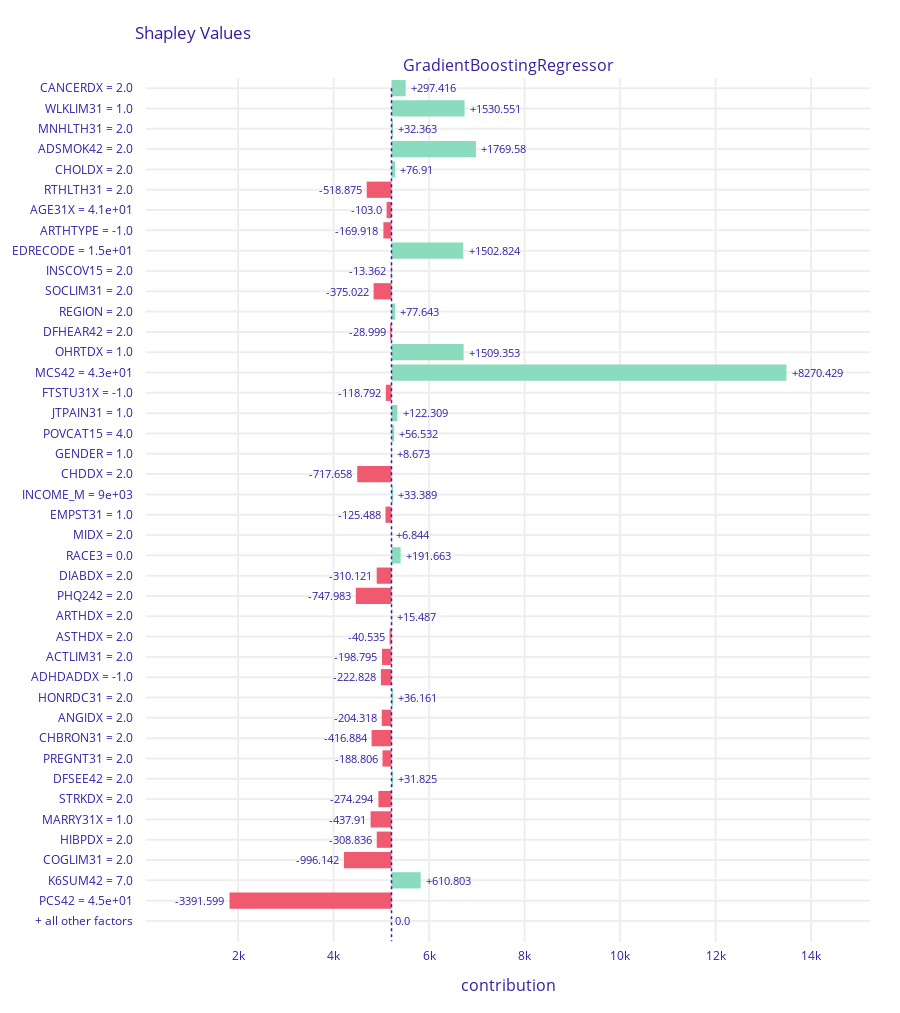

Here is the notebook cell this chart was saved with:
### Markdown cell above
### 3.GBM.1 Shapley

### Code cell
exp = explainer.Explainer(model=gbr, data=X_train_raw, y=y_train, model_type='regression')
exp_shap_gbr = exp.predict_parts(X_train_raw.iloc[0], type='shap')
exp_shap_gbr.plot(max_vars=42)

### Figure 1 — Plotly figure (JSON) as saved in the notebook; plotly's stock layout.template omitted (floating-point values rounded to 4 significant figures)
{"data": [{"base": 5212.0, "hoverinfo": "text", "hoverlabel": {"bgcolor": "rgba(0,0,0,0.8)"}, "hovertext": ["Average response: 5212.383<br>Prediction: 11270.117<br>CANCERDX = 2.0<br>increases average response <br>by 297.416", "Average response: 5212.383<br>Prediction: 11270.117<br>WLKLIM31 = 1.0<br>increases average response <br>by 1530.551", "Average response: 5212.383<br>Prediction: 11270.117<br>MNHLTH31 = 2.0<br>increases average response <br>by 32.363", "Average response: 5212.383<br>Prediction: 11270.117<br>ADSMOK42 = 2.0<br>increases average response <br>by 1769.58", "Average response: 5212.383<br>Prediction: 11270.117<br>CHOLDX = 2.0<br>increases average response <br>by 76.91", "Average response: 5212.383<br>Prediction: 11270.117<br>RTHLTH31 = 2.0<br>decreases average response <br>by 518.875", "Average response: 5212.383<br>Prediction: 11270.117<br>AGE31X = 4.1e+01<br>decreases average response <br>by 103.0", "Average response: 5212.383<br>Prediction: 11270.117<br>ARTHTYPE = -1.0<br>decreases average response <br>by 169.918", "Average response: 5212.383<br>Prediction: 11270.117<br>EDRECODE = 1.5e+01<br>increases average response <br>by 1502.824", "Average response: 5212.383<br>Prediction: 11270.117<br>INSCOV15 = 2.0<br>decreases average response <br>by 13.362", "Average response: 5212.383<br>Prediction: 11270.117<br>SOCLIM31 = 2.0<br>decreases average response <br>by 375.022", "Average response: 5212.383<br>Prediction: 11270.117<br>REGION = 2.0<br>increases average response <br>by 77.643", "Average response: 5212.383<br>Prediction: 11270.117<br>DFHEAR42 = 2.0<br>decreases average response <br>by 28.999", "Average response: 5212.383<br>Prediction: 11270.117<br>OHRTDX = 1.0<br>increases average response <br>by 1509.353", "Average response: 5212.383<br>Prediction: 11270.117<br>MCS42 = 4.3e+01<br>increases average response <br>by 8270.429", "Average response: 5212.383<br>Prediction: 11270.117<br>FTSTU31X = -1.0<br>decreases average response <br>by 118.792", "Average response: 5212.383<br>Prediction: 11270.117<br>JTPAIN31 = 1.0<br>increases average response <br>by 122.309", "Average response: 5212.383<br>Prediction: 11270.117<br>POVCAT15 = 4.0<br>increases average response <br>by 56.532", "Average response: 5212.383<br>Prediction: 11270.117<br>GENDER = 1.0<br>increases average response <br>by 8.673", "Average response: 5212.383<br>Prediction: 11270.117<br>CHDDX = 2.0<br>decreases average response <br>by 717.658", "Average response: 5212.383<br>Prediction: 11270.117<br>INCOME_M = 9e+03<br>increases average response <br>by 33.389", "Average response: 5212.383<br>Prediction: 11270.117<br>EMPST31 = 1.0<br>decreases average response <br>by 125.488", "Average response: 5212.383<br>Prediction: 11270.117<br>MIDX = 2.0<br>increases average response <br>by 6.844", "Average response: 5212.383<br>Prediction: 11270.117<br>RACE3 = 0.0<br>increases average response <br>by 191.663", "Average response: 5212.383<br>Prediction: 11270.117<br>DIABDX = 2.0<br>decreases average response <br>by 310.121", "Average response: 5212.383<br>Prediction: 11270.117<br>PHQ242 = 2.0<br>decreases average response <br>by 747.983", "Average response: 5212.383<br>Prediction: 11270.117<br>ARTHDX = 2.0<br>increases average response <br>by 15.487", "Average response: 5212.383<br>Prediction: 11270.117<br>ASTHDX = 2.0<br>decreases average response <br>by 40.535", "Average response: 5212.383<br>Prediction: 11270.117<br>ACTLIM31 = 2.0<br>decreases average response <br>by 198.795", "Average response: 5212.383<br>Prediction: 11270.117<br>ADHDADDX = -1.0<br>decreases average response <br>by 222.828", "Average response: 5212.383<br>Prediction: 11270.117<br>HONRDC31 = 2.0<br>increases average response <br>by 36.161", "Average response: 5212.383<br>Prediction: 11270.117<br>ANGIDX = 2.0<br>decreases average response <br>by 204.318", "Average response: 5212.383<br>Prediction: 11270.117<br>CHBRON31 = 2.0<br>decreases average response <br>by 416.884", "Average response: 5212.383<br>Prediction: 11270.117<br>PREGNT31 = 2.0<br>decreases average response <br>by 188.806", "Average response: 5212.383<br>Prediction: 11270.117<br>DFSEE42 = 2.0<br>increases average response <br>by 31.825", "Average response: 5212.383<br>Prediction: 11270.117<br>STRKDX = 2.0<br>decreases average response <br>by 274.294", "Average response: 5212.383<br>Prediction: 11270.117<br>MARRY31X = 1.0<br>decreases average response <br>by 437.91", "Average response: 5212.383<br>Prediction: 11270.117<br>HIBPDX = 2.0<br>decreases average response <br>by 308.836", "Average response: 5212.383<br>Prediction: 11270.117<br>COGLIM31 = 2.0<br>decreases average response <br>by 996.142", "Average response: 5212.383<br>Prediction: 11270.117<br>K6SUM42 = 7.0<br>increases average response <br>by 610.803", "Average response: 5212.383<br>Prediction: 11270.117<br>PCS42 = 4.5e+01<br>decreases average response <br>by 3391.599", "Average response: 5212.383<br>Prediction: 11270.117<br>+ all other factors<br>decreases average response <br>by 0.0"], "marker": {"color": ["#8bdcbe", "#8bdcbe", "#8bdcbe", "#8bdcbe", "#8bdcbe", "#f05a71", "#f05a71", "#f05a71", "#8bdcbe", "#f05a71", "#f05a71", "#8bdcbe", "#f05a71", "#8bdcbe", "#8bdcbe", "#f05a71", "#8bdcbe", "#8bdcbe", "#8bdcbe", "#f05a71", "#8bdcbe", "#f05a71", "#8bdcbe", "#8bdcbe", "#f05a71", "#f05a71", "#8bdcbe", "#f05a71", "#f05a71", "#f05a71", "#8bdcbe", "#f05a71", "#f05a71", "#f05a71", "#8bdcbe", "#f05a71", "#f05a71", "#f05a71", "#f05a71", "#8bdcbe", "#f05a71", "#371ea3"]}, "orientation": "h", "showlegend": false, "text": ["+297.416", "+1530.551", "+32.363", "+1769.58", "+76.91", "-518.875", "-103.0", "-169.918", "+1502.824", "-13.362", "-375.022", "+77.643", "-28.999", "+1509.353", "+8270.429", "-118.792", "+122.309", "+56.532", "+8.673", "-717.658", "+33.389", "-125.488", "+6.844", "+191.663", "-310.121", "-747.983", "+15.487", "-40.535", "-198.795", "-222.828", "+36.161", "-204.318", "-416.884", "-188.806", "+31.825", "-274.294", "-437.91", "-308.836", "-996.142", "+610.803", "-3391.599", "0.0"], "textposition": "outside", "type": "bar", "x": [297.4, 1531.0, 32.36, 1770.0, 76.91, -518.9, -103, -169.9, 1503.0, -13.36, -375.0, 77.64, -29.0, 1509.0, 8270.0, -118.8, 122.3, 56.53, 8.673, -717.7, 33.39, -125.5, 6.844, 191.7, -310.1, -748.0, 15.49, -40.53, -198.8, -222.8, 36.16, -204.3, -416.9, -188.8, 31.82, -274.3, -437.9, -308.8, -996.1, 610.8, -3392.0, 0], "xaxis": "x", "y": ["CANCERDX = 2.0", "WLKLIM31 = 1.0", "MNHLTH31 = 2.0", "ADSMOK42 = 2.0", "CHOLDX = 2.0", "RTHLTH31 = 2.0", "AGE31X = 4.1e+01", "ARTHTYPE = -1.0", "EDRECODE = 1.5e+01", "INSCOV15 = 2.0", "SOCLIM31 = 2.0", "REGION = 2.0", "DFHEAR42 = 2.0", "OHRTDX = 1.0", "MCS42 = 4.3e+01", "FTSTU31X = -1.0", "JTPAIN31 = 1.0", "POVCAT15 = 4.0", "GENDER = 1.0", "CHDDX = 2.0", "INCOME_M = 9e+03", "EMPST31 = 1.0", "MIDX = 2.0", "RACE3 = 0.0", "DIABDX = 2.0", "PHQ242 = 2.0", "ARTHDX = 2.0", "ASTHDX = 2.0", "ACTLIM31 = 2.0", "ADHDADDX = -1.0", "HONRDC31 = 2.0", "ANGIDX = 2.0", "CHBRON31 = 2.0", "PREGNT31 = 2.0", "DFSEE42 = 2.0", "STRKDX = 2.0", "MARRY31X = 1.0", "HIBPDX = 2.0", "COGLIM31 = 2.0", "K6SUM42 = 7.0", "PCS42 = 4.5e+01", "+ all other factors"], "yaxis": "y"}], "layout": {"annotations": [{"font": {"size": 16}, "showarrow": false, "text": "GradientBoostingRegressor", "x": 0.5, "xanchor": "center", "xref": "paper", "y": 1, "yanchor": "bottom", "yref": "paper"}, {"font": {"size": 16}, "showarrow": false, "text": "contribution", "x": 0.5, "xanchor": "center", "xref": "paper", "y": 0, "yanchor": "top", "yref": "paper", "yshift": -30}], "font": {"color": "#371ea3"}, "height": 1013, "margin": {"b": 71, "r": 30, "t": 78}, "shapes": [{"line": {"color": "#371ea3", "dash": "dot", "width": 1.5}, "type": "line", "x0": 5212.0, "x1": 5212.0, "xref": "x", "y0": 0, "y1": 42, "yref": "y"}], "title": {"text": "Shapley Values", "x": 0.15}, "xaxis": {"anchor": "y", "automargin": true, "domain": [0, 1], "fixedrange": true, "gridwidth": 2, "range": [71.48, 15230.0], "tickcolor": "white", "ticklen": 3, "ticks": "outside", "type": "linear", "zeroline": false}, "yaxis": {"anchor": "x", "automargin": true, "autorange": "reversed", "domain": [0, 1], "fixedrange": true, "gridwidth": 2, "tickcolor": "white", "ticklen": 10, "ticks": "outside", "type": "category"}}}
